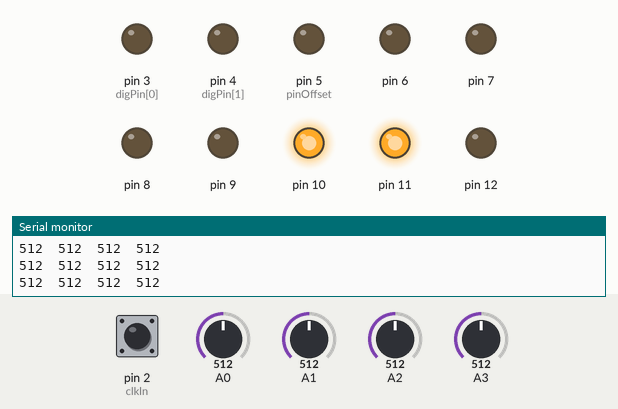
This sketch was run on a simulated Arduino Nano, built with avr-gcc and run on an emulated ATmega328P. Shown: output pins drawn as LEDs (lit = HIGH), the last lines printed to the serial monitor. Inputs (shaded band) come from the test bench; at power-on: A0 = 512, A1 = 512, pin 2 (clkIn) HIGH, A2 = 512, A3 = 512.

Above: at 1.2 s.
1.3 s: A0 set to 355
4.3 s: A0 set to 323
At 5.0 s:
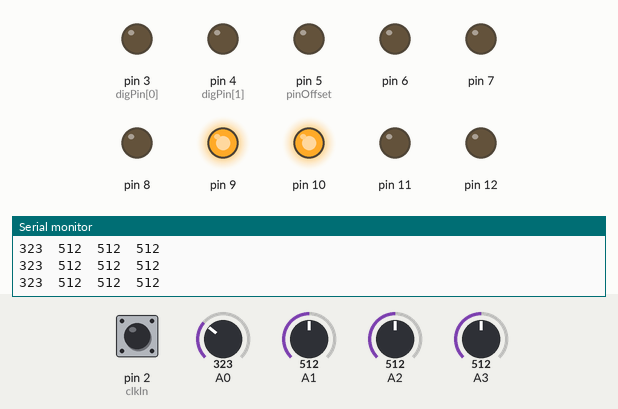
5.8 s: A0 set to 179
7.3 s: A0 set to 156
At 8.5 s:
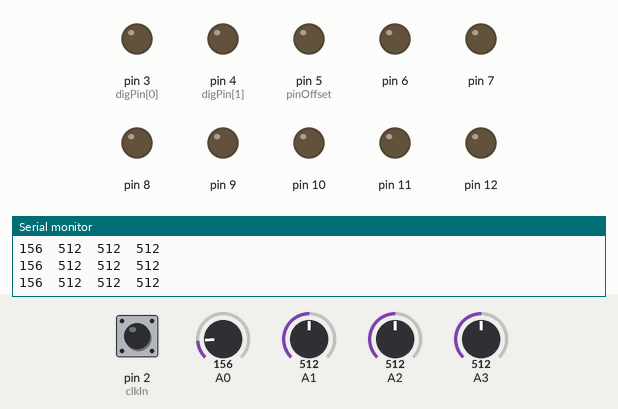
8.8 s: A0 set to 716
At 10.0 s:
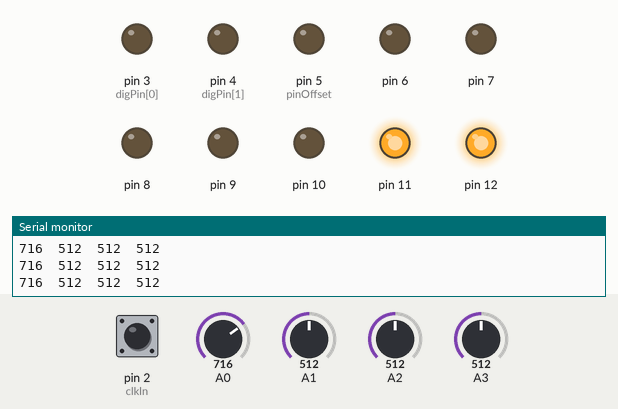
10.3 s: A1 set to 107
13.3 s: A1 set to 91
Timing chart, 0 to 15.8 s (numbered marks = the images above; inputs shaded):
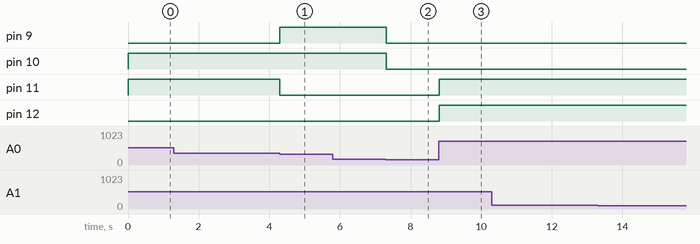

The sketch:

AC01_Template.ino
```cpp
// (licence header left out)
//  constants related to the Arduino Nano pin use
const int clkIn = 2;           // the digital (clock) input
const int digPin[2] = {3, 4};  // the digital output pins
const int pinOffset = 5;       // the first DAC pin (from 5-12)
const int trigTime = 25;       // 25 ms trigger timing

const int oct[6] = {0, 48, 96, 144, 192, 240}; // the six octave values

//  variables for interrupt handling of the clock input
volatile int clkState = LOW;
int clkDivide = 0;

//  variables used to control the current DIO output states
int digState[2] = {LOW, LOW};        // start with both set low
unsigned long digMilli[2] = {0, 0};  // a place to store millis()

//  ==================== start of setup() ======================

//  This setup routine should be used in any ArdCore sketch that
//  you choose to write; it sets up the pin usage, and sets up
//  initial state. Failure to properly set up the pin usage may
//  lead to damaging the Arduino hardware, or at the very least
//  cause your program to be unstable.

void setup()
{

  // if you need to send data back to your computer, you need
  // to open the serial device. Otherwise, comment this line out.
  Serial.begin(9600);

  // set up the digital (clock) input
  pinMode(clkIn, INPUT);

  // set up the digital outputs
  for (int i=0; i<2; i++) {
    pinMode(digPin[i], OUTPUT);
    digitalWrite(digPin[i], LOW);
  }

  // set up the 8-bit DAC output pins
  for (int i=0; i<8; i++) {
    pinMode(pinOffset+i, OUTPUT);
    digitalWrite(pinOffset+i, LOW);
  }

  // set up an interrupt handler for the clock in. If you
  // aren't going to use clock input, you should probably
  // comment out this call.
  // Note: Interrupt 0 is for pin 2 (clkIn)
  attachInterrupt(0, isr, RISING);
}


void loop()
{
  // check to see if the clock as been set
  if (clkState == HIGH) {
    clkState = LOW;

    digState[0] = HIGH;
    digMilli[0] = millis();
    digitalWrite(digPin[0], HIGH);

    clkDivide++;
    if (clkDivide > (analogRead(1) >> 6)) {
      clkDivide = 0;
      digState[1] = HIGH;
      digMilli[1] = millis();
      digitalWrite(digPin[1], HIGH);
    }
  }

  // output the current analog knob 0 setting as an octave voltage
  int tempOct = analogRead(0) / 171;  // (Gets you 0-6)
  dacOutput(oct[tempOct]);

  // do we have to turn off any of the digital outputs?
  for (int i=0; i<2; i++) {
    if ((digState[i] == HIGH) && (millis() - digMilli[i] > trigTime)) {
      digState[i] = LOW;
      digitalWrite(digPin[i], LOW);
    }
  }

  // print the analog input values
  Serial.print(analogRead(0));   // print the A2 input
  Serial.print('\t');            // print a tab character
  Serial.print(analogRead(1));   // print the A2 input
  Serial.print('\t');            // print a tab character
  Serial.print(analogRead(2));   // print the A2 input
  Serial.print('\t');            // print a tab character
  Serial.print(analogRead(3));   // print the A3 input
  Serial.println();              // line feed
}


//  =================== convenience routines ===================

//  These routines are some things you will need to use for
//  various functions of the hardware. Explanations are provided
//  to help you know when to use them.

//  isr() - quickly handle interrupts from the clock input
//  ------------------------------------------------------
void isr()
{
  // Note: you don't want to spend a lot of time here, because
  // it interrupts the activity of the rest of your program.
  // In most cases, you just want to set a variable and get
  // out.
  clkState = HIGH;
}

//  dacOutput(long) - deal with the DAC output
//  ------------------------------------------
void dacOutput(byte v)
{
	/*
  // feed this routine a value between 0 and 255 and teh DAC
  // output will send it out.
  int tmpVal = v;
  for (int i=0; i<8; i++) {
    digitalWrite(pinOffset + i, tmpVal & 1);
    tmpVal = tmpVal >> 1;
  }
  */

  // replacement routine as suggested by Alphonso Alba
  // this code accomplishes the same thing as the original
  // code from above, but is approx 4x faster
  PORTB = (PORTB & B11100000) | (v >> 3);
	PORTD = (PORTD & B00011111) | ((v & B00000111) << 5);
}

//  deJitter(int, int) - smooth jitter input
//  ----------------------------------------
int deJitter(int v, int test)
{
  // this routine just make sure we have a significant value
  // change before we bother implementing it. This is useful
  // for cleaning up jittery analog inputs.
  if (abs(v - test) > 8) {
    return v;
  }
  return test;
}

//  quantNote(int) - drop an incoming value to a note value
//  -------------------------------------------------------
int quantNote(int v)
{
  // feed this routine the input from one of the analog inputs
  // and it will return the value in a 0-64 range, which is
  // roughly the equivalent of a 0-5V range.
  return v >> 4;
}

//  ===================== end of program =======================
```

Measured:
- the behaviour switches between 342 and 341 on A0 (found by bisection; images 0 and 1)
- the behaviour switches between 171 and 170 on A0 (found by bisection; images 1 and 2)
- after the input at 4.3 s, pin 9: LOW → HIGH at once; pin 11: HIGH → LOW at once
- after the input at 7.3 s, pin 9, pin 10: HIGH → LOW at once
- after the input at 8.8 s, pin 11, pin 12: LOW → HIGH at once
